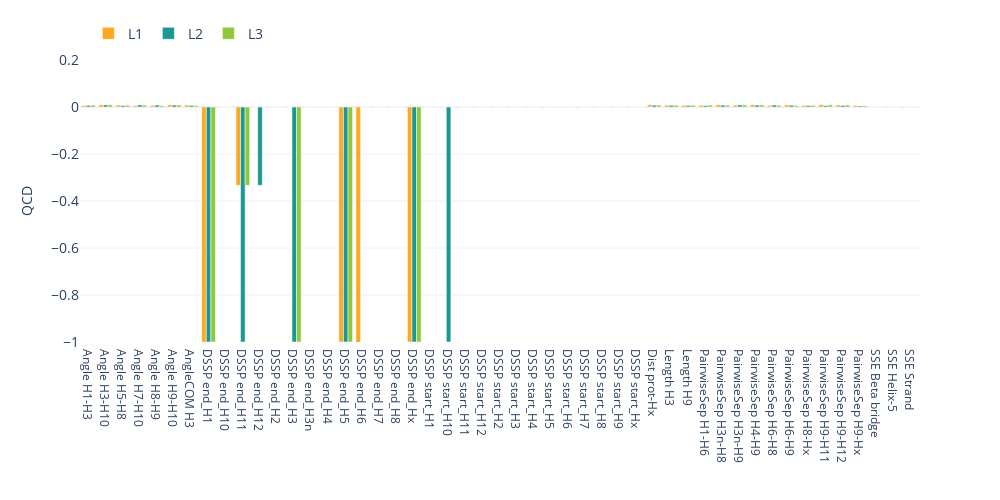

The cell this chart's notebook holds for it:
### Code cell
fig = px.bar(pd.melt(shared_df_stable, id_vars=['names'], value_vars=['L1', 'L2', 'L3']), x='names', y='value',
             barmode='group', color='variable', color_discrete_sequence=['#faa920', '#1b9894', '#90c73d'])

fig.update_yaxes(range=[-1, 0.2])


fig.update_layout(template='plotly_white',
                  legend=dict(font=dict(size=14),
                    title="",
                    orientation="h",
                    yanchor="top",
                    y=1.15,
                    xanchor="left",
                    x=0.01),
                  yaxis_title="QCD",
                  yaxis = dict(tickfont = dict(size=14)),
                  font=dict(size=12),
                  xaxis_title="",
                  height=500, width=1000)

fig.show()

### Figure 1 — Plotly figure (JSON) as saved in the notebook; plotly's stock layout.template omitted (floating-point values rounded to 4 significant figures)
{"data": [{"alignmentgroup": "True", "hovertemplate": "variable=L1<br>names=%{x}<br>value=%{y}<extra></extra>", "legendgroup": "L1", "marker": {"color": "#faa920", "pattern": {"shape": ""}}, "name": "L1", "offsetgroup": "L1", "orientation": "v", "showlegend": true, "textposition": "auto", "type": "bar", "x": ["Angle H1-H3", "Angle H3-H10", "Angle H5-H8", "Angle H7-H10", "Angle H8-H9", "Angle H9-H10", "AngleCOM H3", "DSSP end_H1", "DSSP end_H10", "DSSP end_H11", "DSSP end_H12", "DSSP end_H2", "DSSP end_H3", "DSSP end_H3n", "DSSP end_H4", "DSSP end_H5", "DSSP end_H6", "DSSP end_H7", "DSSP end_H8", "DSSP end_Hx", "DSSP start_H1", "DSSP start_H10", "DSSP start_H11", "DSSP start_H12", "DSSP start_H2", "DSSP start_H3", "DSSP start_H4", "DSSP start_H5", "DSSP start_H6", "DSSP start_H7", "DSSP start_H8", "DSSP start_H9", "DSSP start_Hx", "Dist prot-Hx", "Length H3", "Length H9", "PairwiseSep H1-H6", "PairwiseSep H3n-H8", "PairwiseSep H3n-H9", "PairwiseSep H4-H9", "PairwiseSep H6-H8", "PairwiseSep H6-H9", "PairwiseSep H8-Hx", "PairwiseSep H9-H11", "PairwiseSep H9-H12", "PairwiseSep H9-Hx", "SSE Beta bridge", "SSE Helix-5", "SSE Strand"], "xaxis": "x", "y": [0.005688, 0.009316, 0.008664, 0.00606, 0.006796, 0.009288, 0.008332, -1, 0, -0.3333, 0, 0, 0, 0, 0, -1, -3, 0, 0, -1, 0, 0, 0, 0, 0, 0, 0, 0, 0, 0, 0, 0, 0, 0.009563, 0.007876, 0.007614, 0.007143, 0.009196, 0.007958, 0.009366, 0.00696, 0.009166, 0.006659, 0.01015, 0.008567, 0.006486, 0, 0, 0], "yaxis": "y"}, {"alignmentgroup": "True", "hovertemplate": "variable=L2<br>names=%{x}<br>value=%{y}<extra></extra>", "legendgroup": "L2", "marker": {"color": "#1b9894", "pattern": {"shape": ""}}, "name": "L2", "offsetgroup": "L2", "orientation": "v", "showlegend": true, "textposition": "auto", "type": "bar", "x": ["Angle H1-H3", "Angle H3-H10", "Angle H5-H8", "Angle H7-H10", "Angle H8-H9", "Angle H9-H10", "AngleCOM H3", "DSSP end_H1", "DSSP end_H10", "DSSP end_H11", "DSSP end_H12", "DSSP end_H2", "DSSP end_H3", "DSSP end_H3n", "DSSP end_H4", "DSSP end_H5", "DSSP end_H6", "DSSP end_H7", "DSSP end_H8", "DSSP end_Hx", "DSSP start_H1", "DSSP start_H10", "DSSP start_H11", "DSSP start_H12", "DSSP start_H2", "DSSP start_H3", "DSSP start_H4", "DSSP start_H5", "DSSP start_H6", "DSSP start_H7", "DSSP start_H8", "DSSP start_H9", "DSSP start_Hx", "Dist prot-Hx", "Length H3", "Length H9", "PairwiseSep H1-H6", "PairwiseSep H3n-H8", "PairwiseSep H3n-H9", "PairwiseSep H4-H9", "PairwiseSep H6-H8", "PairwiseSep H6-H9", "PairwiseSep H8-Hx", "PairwiseSep H9-H11", "PairwiseSep H9-H12", "PairwiseSep H9-Hx", "SSE Beta bridge", "SSE Helix-5", "SSE Strand"], "xaxis": "x", "y": [0.006824, 0.008675, 0.005783, 0.008706, 0.008068, 0.00804, 0.006496, -1, 0, -1, -0.3333, 0, -1, 0, 0, -1, 0, 0, 0, -1, 0, -1, 0, 0, 0, 0, 0, 0, 0, 0, 0, 0, 0, 0.007393, 0.007069, 0.006094, 0.005907, 0.007978, 0.008664, 0.007928, 0.008369, 0.007178, 0.005835, 0.005911, 0.006529, 0.004271, 0, 0, 0], "yaxis": "y"}, {"alignmentgroup": "True", "hovertemplate": "variable=L3<br>names=%{x}<br>value=%{y}<extra></extra>", "legendgroup": "L3", "marker": {"color": "#90c73d", "pattern": {"shape": ""}}, "name": "L3", "offsetgroup": "L3", "orientation": "v", "showlegend": true, "textposition": "auto", "type": "bar", "x": ["Angle H1-H3", "Angle H3-H10", "Angle H5-H8", "Angle H7-H10", "Angle H8-H9", "Angle H9-H10", "AngleCOM H3", "DSSP end_H1", "DSSP end_H10", "DSSP end_H11", "DSSP end_H12", "DSSP end_H2", "DSSP end_H3", "DSSP end_H3n", "DSSP end_H4", "DSSP end_H5", "DSSP end_H6", "DSSP end_H7", "DSSP end_H8", "DSSP end_Hx", "DSSP start_H1", "DSSP start_H10", "DSSP start_H11", "DSSP start_H12", "DSSP start_H2", "DSSP start_H3", "DSSP start_H4", "DSSP start_H5", "DSSP start_H6", "DSSP start_H7", "DSSP start_H8", "DSSP start_H9", "DSSP start_Hx", "Dist prot-Hx", "Length H3", "Length H9", "PairwiseSep H1-H6", "PairwiseSep H3n-H8", "PairwiseSep H3n-H9", "PairwiseSep H4-H9", "PairwiseSep H6-H8", "PairwiseSep H6-H9", "PairwiseSep H8-Hx", "PairwiseSep H9-H11", "PairwiseSep H9-H12", "PairwiseSep H9-Hx", "SSE Beta bridge", "SSE Helix-5", "SSE Strand"], "xaxis": "x", "y": [0.008107, 0.009246, 0.007537, 0.008017, 0.005795, 0.0085, 0.006017, -1, 0, -0.3333, 0, 0, -1, 0, 0, -1, 0, 0, 0, -1, 0, 0, 0, 0, 0, 0, 0, 0, 0, 0, 0, 0, 0, 0.007878, 0.007551, 0.007589, 0.008188, 0.007921, 0.008796, 0.008724, 0.007137, 0.006421, 0.007028, 0.009092, 0.008417, 0.005252, 0, 0, 0], "yaxis": "y"}], "layout": {"barmode": "group", "font": {"size": 12}, "height": 500, "legend": {"font": {"size": 14}, "orientation": "h", "title": {"text": ""}, "tracegroupgap": 0, "x": 0.01, "xanchor": "left", "y": 1.15, "yanchor": "top"}, "margin": {"t": 60}, "width": 1000, "xaxis": {"anchor": "y", "domain": [0, 1], "title": {"text": ""}}, "yaxis": {"anchor": "x", "domain": [0, 1], "range": [-1, 0.2], "tickfont": {"size": 14}, "title": {"text": "QCD"}}}}
